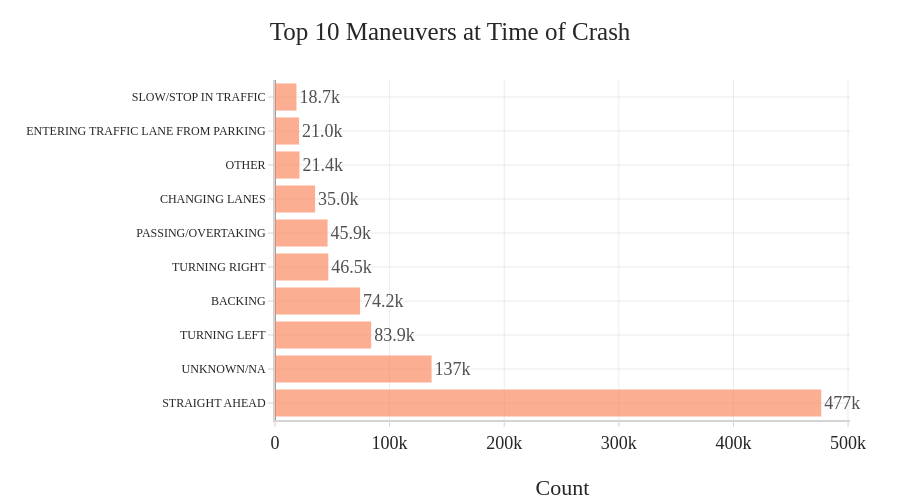

Notebook code cell kept with this figure:
### Markdown cell above
**Crash distribution by hour of day**  

Crashes cluster strongly around the two daily commute windows, peaking near 08:00 and again between 16:00–18:00, with a secondary plateau through mid-afternoon. The overnight trough (roughly 02:00–05:00) is pronounced. This volume pattern foreshadows a key finding in Chapter 5.3: rush-hour dominance in *count* does not match the late-night dominance in *severity rate*, revealing a temporal decoupling between how often crashes happen and how bad they are when they do.

### Code cell
### Top 10 Maneuvers at Time of Crash
maneuver_dist = crash_base_basic["MANEUVER"].value_counts().head(10)
fig_maneuver = go.Figure(
    data=[
        go.Bar(
            x=maneuver_dist.values,
            y=maneuver_dist.index,
            text=maneuver_dist.values,
            texttemplate="%{text:.3s}",
            textposition="outside",
            cliponaxis=False,
            orientation="h",
            marker_color=ORANGE,
            opacity=GLOBAL_OPACITY,
        )
    ]
)
_simple_layout(fig_maneuver, "Top 10 Maneuvers at Time of Crash", height=500)
fig_maneuver.update_layout(
    title=dict(x=0.5, xanchor="center"),
    margin=dict(l=275, r=50, t=80, b=80)
 )
fig_maneuver.update_xaxes(title_text="Count")
fig_maneuver.update_yaxes(tickfont=dict(size=12))
fig_maneuver.show()

### Figure 1 — Plotly figure (JSON) as saved in the notebook; plotly's stock layout.template omitted (floating-point values rounded to 4 significant figures)
{"data": [{"cliponaxis": false, "marker": {"color": "rgba(252, 130, 87, 0.8)"}, "opacity": 0.8, "orientation": "h", "text": [476600.0, 136700.0, 83920.0, 74250.0, 46540.0, 45890.0, 35000.0, 21360.0, 21000.0, 18730.0], "textposition": "outside", "texttemplate": "%{text:.3s}", "type": "bar", "x": [476616, 136652, 83920, 74248, 46535, 45890, 35003, 21365, 21002, 18731], "y": ["STRAIGHT AHEAD", "UNKNOWN/NA", "TURNING LEFT", "BACKING", "TURNING RIGHT", "PASSING/OVERTAKING", "CHANGING LANES", "OTHER", "ENTERING TRAFFIC LANE FROM PARKING", "SLOW/STOP IN TRAFFIC"]}], "layout": {"font": {"color": "#262626", "family": "Tiempos Text Font", "size": 18}, "height": 500, "margin": {"b": 80, "l": 275, "r": 50, "t": 80}, "paper_bgcolor": "white", "plot_bgcolor": "white", "title": {"text": "Top 10 Maneuvers at Time of Crash", "x": 0.5, "xanchor": "center"}, "xaxis": {"gridcolor": "rgba(0,0,0,0.08)", "linecolor": "#D4D4D4", "linewidth": 2, "showgrid": true, "tickcolor": "#D4D4D4", "title": {"font": {"color": "#262626"}, "text": "Count"}}, "yaxis": {"gridcolor": "rgba(0,0,0,0.08)", "linecolor": "#D4D4D4", "linewidth": 2, "showgrid": true, "tickcolor": "#D4D4D4", "tickfont": {"size": 12}, "title": {"font": {"color": "#262626"}}}}}
